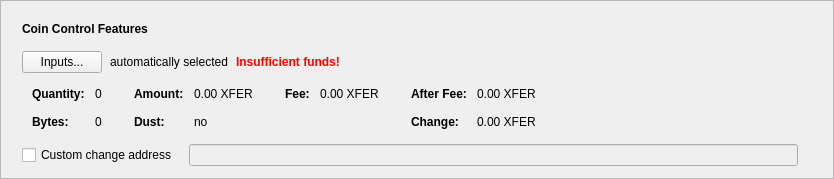
      <widget class="QFrame" name="frameCoinControl">
       <property name="sizePolicy">
        <sizepolicy hsizetype="Expanding" vsizetype="Fixed">
         <horstretch>0</horstretch>
         <verstretch>0</verstretch>
        </sizepolicy>
       </property>
       <property name="frameShape">
        <enum>QFrame::StyledPanel</enum>
       </property>
       <property name="frameShadow">
        <enum>QFrame::Raised</enum>
       </property>
       <layout class="QVBoxLayout" name="verticalLayout_2">
        <item>
         <layout class="QVBoxLayout" name="verticalLayoutCoinControl" stretch="0,0,0,0,0">
          <property name="spacing">
           <number>0</number>
          </property>
          <property name="sizeConstraint">
           <enum>QLayout::SetDefaultConstraint</enum>
          </property>
          <property name="leftMargin">
           <number>10</number>
          </property>
          <property name="topMargin">
           <number>10</number>
          </property>
          <item>
           <layout class="QHBoxLayout" name="horizontalLayoutCoinControl1">
            <property name="bottomMargin">
             <number>15</number>
            </property>
            <item>
             <widget class="QLabel" name="labelCoinControlFeatures">
              <property name="sizePolicy">
               <sizepolicy hsizetype="Preferred" vsizetype="Maximum">
                <horstretch>0</horstretch>
                <verstretch>0</verstretch>
               </sizepolicy>
              </property>
              <property name="font">
               <font>
                <weight>75</weight>
                <bold>true</bold>
               </font>
              </property>
              <property name="styleSheet">
               <string notr="true">font-weight:bold;</string>
              </property>
              <property name="text">
               <string>Coin Control Features</string>
              </property>
             </widget>
            </item>
           </layout>
          </item>
          <item>
           <layout class="QHBoxLayout" name="horizontalLayoutCoinControl2" stretch="0,0,0,0">
            <property name="spacing">
             <number>8</number>
            </property>
            <property name="bottomMargin">
             <number>10</number>
            </property>
            <item>
             <widget class="QPushButton" name="pushButtonCoinControl">
              <property name="styleSheet">
               <string notr="true"/>
              </property>
              <property name="text">
               <string>Inputs...</string>
              </property>
              <property name="autoDefault">
               <bool>false</bool>
              </property>
             </widget>
            </item>
            <item>
             <widget class="QLabel" name="labelCoinControlAutomaticallySelected">
              <property name="text">
               <string>automatically selected</string>
              </property>
              <property name="margin">
               <number>5</number>
              </property>
             </widget>
            </item>
            <item>
             <widget class="QLabel" name="labelCoinControlInsuffFunds">
              <property name="font">
               <font>
                <weight>75</weight>
                <bold>true</bold>
               </font>
              </property>
              <property name="styleSheet">
               <string notr="true">color:red;font-weight:bold;</string>
              </property>
              <property name="text">
               <string>Insufficient funds!</string>
              </property>
              <property name="margin">
               <number>5</number>
              </property>
             </widget>
            </item>
            <item>
             <spacer name="horizontalSpacerCoinControl">
              <property name="orientation">
               <enum>Qt::Horizontal</enum>
              </property>
              <property name="sizeHint" stdset="0">
               <size>
                <width>40</width>
                <height>1</height>
               </size>
              </property>
             </spacer>
            </item>
           </layout>
          </item>
          <item>
           <widget class="QWidget" name="widgetCoinControl" native="true">
            <property name="sizePolicy">
             <sizepolicy hsizetype="Preferred" vsizetype="Preferred">
              <horstretch>0</horstretch>
              <verstretch>0</verstretch>
             </sizepolicy>
            </property>
            <property name="minimumSize">
             <size>
              <width>0</width>
              <height>0</height>
             </size>
            </property>
            <property name="styleSheet">
             <string notr="true"/>
            </property>
            <layout class="QHBoxLayout" name="horizontalLayoutCoinControl5">
             <property name="leftMargin">
              <number>0</number>
             </property>
             <property name="topMargin">
              <number>0</number>
             </property>
             <property name="rightMargin">
              <number>0</number>
             </property>
             <property name="bottomMargin">
              <number>0</number>
             </property>
             <item>
              <layout class="QHBoxLayout" name="horizontalLayoutCoinControl3" stretch="0,0,0,1">
               <property name="spacing">
                <number>20</number>
               </property>
               <property name="topMargin">
                <number>0</number>
               </property>
               <property name="bottomMargin">
                <number>10</number>
               </property>
               <item>
                <layout class="QFormLayout" name="formLayoutCoinControl1">
                 <property name="horizontalSpacing">
                  <number>10</number>
                 </property>
                 <property name="verticalSpacing">
                  <number>14</number>
                 </property>
                 <property name="leftMargin">
                  <number>10</number>
                 </property>
                 <property name="topMargin">
                  <number>4</number>
                 </property>
                 <property name="rightMargin">
                  <number>6</number>
                 </property>
                 <item row="0" column="0">
                  <widget class="QLabel" name="labelCoinControlQuantityText">
                   <property name="font">
                    <font>
                     <weight>75</weight>
                     <bold>true</bold>
                    </font>
                   </property>
                   <property name="text">
                    <string>Quantity:</string>
                   </property>
                   <property name="margin">
                    <number>0</number>
                   </property>
                  </widget>
                 </item>
                 <item row="0" column="1">
                  <widget class="QLabel" name="labelCoinControlQuantity">
                   <property name="cursor">
                    <cursorShape>IBeamCursor</cursorShape>
                   </property>
                   <property name="contextMenuPolicy">
                    <enum>Qt::ActionsContextMenu</enum>
                   </property>
                   <property name="text">
                    <string notr="true">0</string>
                   </property>
                   <property name="margin">
                    <number>0</number>
                   </property>
                   <property name="textInteractionFlags">
                    <set>Qt::LinksAccessibleByMouse|Qt::TextSelectableByKeyboard|Qt::TextSelectableByMouse</set>
                   </property>
                  </widget>
                 </item>
                 <item row="1" column="0">
                  <widget class="QLabel" name="labelCoinControlBytesText">
                   <property name="font">
                    <font>
                     <weight>75</weight>
                     <bold>true</bold>
                    </font>
                   </property>
                   <property name="text">
                    <string>Bytes:</string>
                   </property>
                  </widget>
                 </item>
                 <item row="1" column="1">
                  <widget class="QLabel" name="labelCoinControlBytes">
                   <property name="cursor">
                    <cursorShape>IBeamCursor</cursorShape>
                   </property>
                   <property name="contextMenuPolicy">
                    <enum>Qt::ActionsContextMenu</enum>
                   </property>
                   <property name="text">
                    <string notr="true">0</string>
                   </property>
                   <property name="textInteractionFlags">
                    <set>Qt::LinksAccessibleByMouse|Qt::TextSelectableByKeyboard|Qt::TextSelectableByMouse</set>
                   </property>
                  </widget>
                 </item>
                </layout>
               </item>
               <item>
                <layout class="QFormLayout" name="formLayoutCoinControl2">
                 <property name="horizontalSpacing">
                  <number>10</number>
                 </property>
                 <property name="verticalSpacing">
                  <number>14</number>
                 </property>
                 <property name="leftMargin">
                  <number>6</number>
                 </property>
                 <property name="topMargin">
                  <number>4</number>
                 </property>
                 <property name="rightMargin">
                  <number>6</number>
                 </property>
                 <item row="0" column="0">
                  <widget class="QLabel" name="labelCoinControlAmountText">
                   <property name="font">
                    <font>
                     <weight>75</weight>
                     <bold>true</bold>
                    </font>
                   </property>
                   <property name="text">
                    <string>Amount:</string>
                   </property>
                   <property name="margin">
                    <number>0</number>
                   </property>
                  </widget>
                 </item>
                 <item row="0" column="1">
                  <widget class="QLabel" name="labelCoinControlAmount">
                   <property name="cursor">
                    <cursorShape>IBeamCursor</cursorShape>
                   </property>
                   <property name="contextMenuPolicy">
                    <enum>Qt::ActionsContextMenu</enum>
                   </property>
                   <property name="text">
                    <string notr="true">0.00 XFER</string>
                   </property>
                   <property name="textInteractionFlags">
                    <set>Qt::LinksAccessibleByMouse|Qt::TextSelectableByKeyboard|Qt::TextSelectableByMouse</set>
                   </property>
                  </widget>
                 </item>
                 <item row="1" column="0">
                  <widget class="QLabel" name="labelCoinControlLowOutputText">
                   <property name="font">
                    <font>
                     <weight>75</weight>
                     <bold>true</bold>
                    </font>
                   </property>
                   <property name="text">
                    <string>Dust:</string>
                   </property>
                  </widget>
                 </item>
                 <item row="1" column="1">
                  <widget class="QLabel" name="labelCoinControlLowOutput">
                   <property name="cursor">
                    <cursorShape>IBeamCursor</cursorShape>
                   </property>
                   <property name="contextMenuPolicy">
                    <enum>Qt::ActionsContextMenu</enum>
                   </property>
                   <property name="text">
                    <string notr="true">no</string>
                   </property>
                   <property name="textInteractionFlags">
                    <set>Qt::LinksAccessibleByMouse|Qt::TextSelectableByKeyboard|Qt::TextSelectableByMouse</set>
                   </property>
                  </widget>
                 </item>
                </layout>
               </item>
               <item>
                <layout class="QFormLayout" name="formLayoutCoinControl3">
                 <property name="horizontalSpacing">
                  <number>10</number>
                 </property>
                 <property name="verticalSpacing">
                  <number>14</number>
                 </property>
                 <property name="leftMargin">
                  <number>6</number>
                 </property>
                 <property name="topMargin">
                  <number>4</number>
                 </property>
                 <property name="rightMargin">
                  <number>6</number>
                 </property>
                 <item row="0" column="0">
                  <widget class="QLabel" name="labelCoinControlFeeText">
                   <property name="font">
                    <font>
                     <weight>75</weight>
                     <bold>true</bold>
                    </font>
                   </property>
                   <property name="text">
                    <string>Fee:</string>
                   </property>
                   <property name="margin">
                    <number>0</number>
                   </property>
                  </widget>
                 </item>
                 <item row="0" column="1">
                  <widget class="QLabel" name="labelCoinControlFee">
                   <property name="cursor">
                    <cursorShape>IBeamCursor</cursorShape>
                   </property>
                   <property name="contextMenuPolicy">
                    <enum>Qt::ActionsContextMenu</enum>
                   </property>
                   <property name="text">
                    <string notr="true">0.00 XFER</string>
                   </property>
                   <property name="textInteractionFlags">
                    <set>Qt::LinksAccessibleByMouse|Qt::TextSelectableByKeyboard|Qt::TextSelectableByMouse</set>
                   </property>
                  </widget>
                 </item>
                </layout>
               </item>
               <item>
                <layout class="QFormLayout" name="formLayoutCoinControl4">
                 <property name="horizontalSpacing">
                  <number>10</number>
                 </property>
                 <property name="verticalSpacing">
                  <number>14</number>
                 </property>
                 <property name="leftMargin">
                  <number>6</number>
                 </property>
                 <property name="topMargin">
                  <number>4</number>
                 </property>
                 <property name="rightMargin">
                  <number>6</number>
                 </property>
                 <item row="0" column="0">
                  <widget class="QLabel" name="labelCoinControlAfterFeeText">
                   <property name="font">
                    <font>
                     <weight>75</weight>
                     <bold>true</bold>
                    </font>
                   </property>
                   <property name="text">
                    <string>After Fee:</string>
                   </property>
                   <property name="margin">
                    <number>0</number>
                   </property>
                  </widget>
                 </item>
                 <item row="0" column="1">
                  <widget class="QLabel" name="labelCoinControlAfterFee">
                   <property name="cursor">
                    <cursorShape>IBeamCursor</cursorShape>
                   </property>
                   <property name="contextMenuPolicy">
                    <enum>Qt::ActionsContextMenu</enum>
                   </property>
                   <property name="text">
                    <string notr="true">0.00 XFER</string>
                   </property>
                   <property name="textInteractionFlags">
                    <set>Qt::LinksAccessibleByMouse|Qt::TextSelectableByKeyboard|Qt::TextSelectableByMouse</set>
                   </property>
                  </widget>
                 </item>
                 <item row="1" column="0">
                  <widget class="QLabel" name="labelCoinControlChangeText">
                   <property name="font">
                    <font>
                     <weight>75</weight>
                     <bold>true</bold>
                    </font>
                   </property>
                   <property name="text">
                    <string>Change:</string>
                   </property>
                  </widget>
                 </item>
                 <item row="1" column="1">
                  <widget class="QLabel" name="labelCoinControlChange">
                   <property name="cursor">
                    <cursorShape>IBeamCursor</cursorShape>
                   </property>
                   <property name="contextMenuPolicy">
                    <enum>Qt::ActionsContextMenu</enum>
                   </property>
                   <property name="text">
                    <string notr="true">0.00 XFER</string>
                   </property>
                   <property name="textInteractionFlags">
                    <set>Qt::LinksAccessibleByMouse|Qt::TextSelectableByKeyboard|Qt::TextSelectableByMouse</set>
                   </property>
                  </widget>
                 </item>
                </layout>
               </item>
              </layout>
             </item>
            </layout>
           </widget>
          </item>
          <item>
           <layout class="QHBoxLayout" name="horizontalLayoutCoinControl4" stretch="0,0,0">
            <property name="spacing">
             <number>12</number>
            </property>
            <property name="sizeConstraint">
             <enum>QLayout::SetDefaultConstraint</enum>
            </property>
            <property name="topMargin">
             <number>5</number>
            </property>
            <property name="rightMargin">
             <number>5</number>
            </property>
            <item>
             <widget class="QCheckBox" name="checkBoxCoinControlChange">
              <property name="toolTip">
               <string>If this is activated, but the change address is empty or invalid, change will be sent to a newly generated address.</string>
              </property>
              <property name="text">
               <string>Custom change address</string>
              </property>
             </widget>
            </item>
            <item>
             <widget class="QValidatedLineEdit" name="lineEditCoinControlChange">
              <property name="enabled">
               <bool>false</bool>
              </property>
              <property name="sizePolicy">
               <sizepolicy hsizetype="Expanding" vsizetype="Fixed">
                <horstretch>0</horstretch>
                <verstretch>0</verstretch>
               </sizepolicy>
              </property>
             </widget>
            </item>
            <item>
             <widget class="QLabel" name="labelCoinControlChangeLabel">
              <property name="sizePolicy">
               <sizepolicy hsizetype="Preferred" vsizetype="Expanding">
                <horstretch>0</horstretch>
                <verstretch>0</verstretch>
               </sizepolicy>
              </property>
              <property name="minimumSize">
               <size>
                <width>0</width>
                <height>0</height>
               </size>
              </property>
              <property name="text">
               <string/>
              </property>
              <property name="margin">
               <number>3</number>
              </property>
             </widget>
            </item>
           </layout>
          </item>
          <item>
           <spacer name="verticalSpacerCoinControl">
            <property name="orientation">
             <enum>Qt::Vertical</enum>
            </property>
            <property name="sizeType">
             <enum>QSizePolicy::Expanding</enum>
            </property>
            <property name="sizeHint" stdset="0">
             <size>
              <width>800</width>
              <height>1</height>
             </size>
            </property>
           </spacer>
          </item>
         </layout>
        </item>
       </layout>
      </widget>
